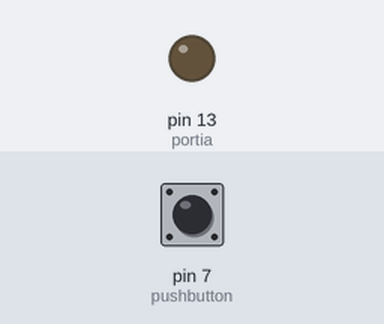
This sketch was run on a simulated Arduino Uno, built with avr-gcc and run on an emulated ATmega328P. Shown: output pins drawn as LEDs (lit = HIGH). The test bench sets the inputs (shaded band); at power-on: pin 7 (pushbutton) LOW.

Above: at 1.2 s.
1.3 s: pin 7 (pushbutton) pulled HIGH for 0.15 s
At 1.37 s:
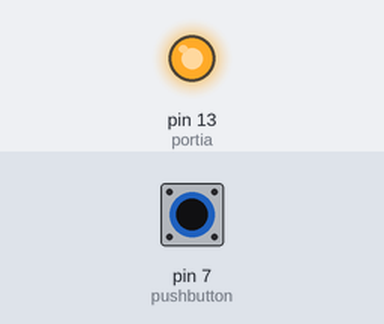
2.9 s: pin 7 (pushbutton) pulled HIGH for 3.2 s
At 7.5 s:
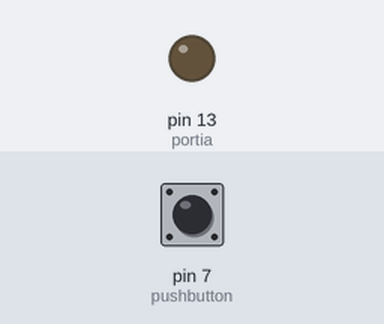
Timing chart, 0 to 9.0 s (numbered marks = the images above; inputs shaded):
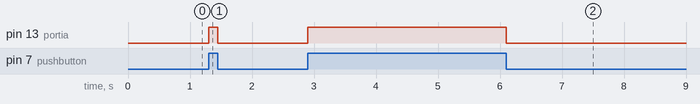

The sketch:

mrs_bean.ino
```cpp
int pushbutton = 7;
int portia=13;
void setup() {
  // put your setup code here, to run once:
    pinMode(pushbutton,INPUT);
    pinMode(portia,OUTPUT);
}

void loop() {
  // put your main code here, to run repeatedly:
int push=  digitalRead(pushbutton);
 if(push==HIGH){
  digitalWrite(portia,HIGH);
 }

 if(push==0){
 digitalWrite(portia,LOW);
 }
}
```

Measured:
- after the input at 1.3 s, pin 13 (portia): LOW → HIGH at once, → LOW 0.15 s later
- after the input at 2.9 s, pin 13 (portia): LOW → HIGH at once, → LOW 3.2 s later
